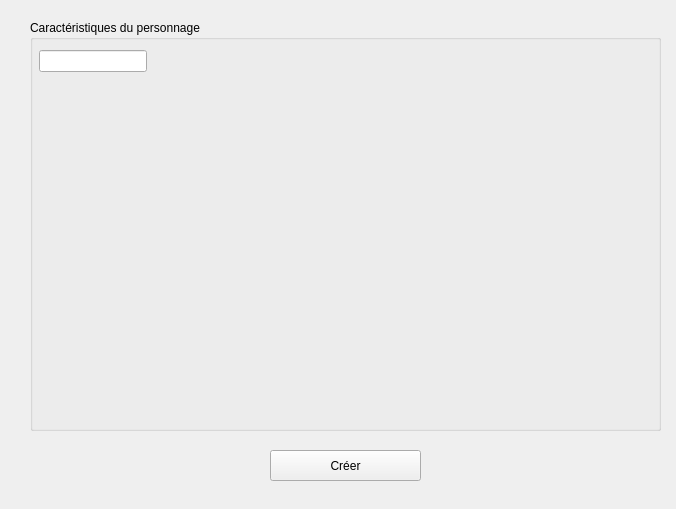
<?xml version="1.0" encoding="UTF-8"?>
<ui version="4.0">
 <class>Form</class>
 <widget class="QWidget" name="Form">
  <property name="geometry">
   <rect>
    <x>0</x>
    <y>0</y>
    <width>676</width>
    <height>509</height>
   </rect>
  </property>
  <property name="windowTitle">
   <string>Form</string>
  </property>
  <widget class="QPushButton" name="pushButtonCreation">
   <property name="geometry">
    <rect>
     <x>270</x>
     <y>450</y>
     <width>151</width>
     <height>31</height>
    </rect>
   </property>
   <property name="text">
    <string>Créer</string>
   </property>
  </widget>
  <widget class="QGroupBox" name="groupBox_Caracteristiques">
   <property name="geometry">
    <rect>
     <x>30</x>
     <y>20</y>
     <width>631</width>
     <height>411</height>
    </rect>
   </property>
   <property name="title">
    <string>Caractéristiques du personnage</string>
   </property>
   <widget class="QWidget" name="formLayoutWidget">
    <property name="geometry">
     <rect>
      <x>9</x>
      <y>30</y>
      <width>621</width>
      <height>381</height>
     </rect>
    </property>
    <layout class="QFormLayout" name="formLayout">
     <item row="0" column="0">
      <widget class="QLineEdit" name="lineEdit"/>
     </item>
    </layout>
   </widget>
  </widget>
 </widget>
 <resources/>
 <connections/>
</ui>
